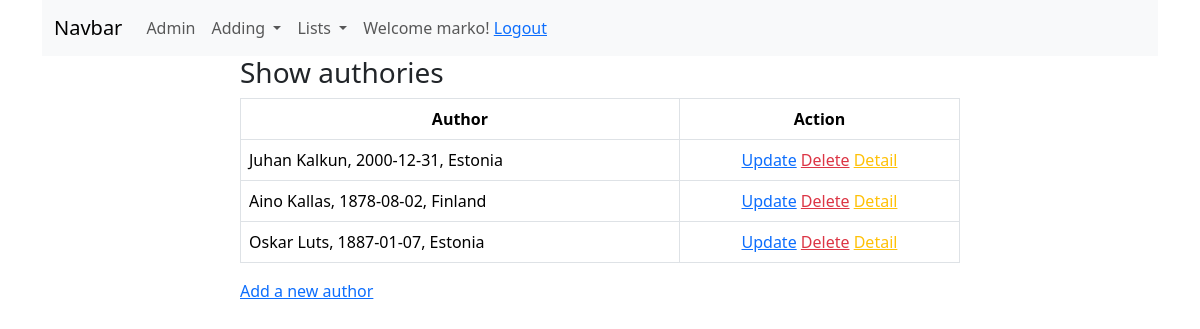
Page /booksapp/author_list/ (signed in) on the committed database.
### booksapp/models.py (models this page shows)
class Author(models.Model):
    firstname = models.CharField(max_length=25, validators=[MinLengthValidator(2)])
    lastname = models.CharField(max_length=25, validators=[MinLengthValidator(2)])
    birth = models.DateField(null=True, blank=True)
    country = models.ForeignKey(Country, on_delete=models.SET_NULL, null=True)
    class Meta:
        ordering = ['lastname', 'firstname']
    def fullname(self):
        return f'{self.firstname} {self.lastname}'
    def __str__(self):
        return f'{self.fullname()}, {self.birth}, {self.country}'

class Country(models.Model):
    country = models.CharField(max_length=50,
                               validators=[MinLengthValidator(3)])
    class Meta:
        verbose_name_plural = 'countries'
    def __str__(self):
        return self.country

### booksapp/views.py (the view)
# urls.py: path('author_list/', views.AuthorListView.as_view(), name='author_list'),  # Author List View
class AuthorListView(ListView):
    model = Author

### booksapp/templates/booksapp/author_list.html
{% extends 'base.html' %}
{% block content %}
	<div class="container">
        <div class="row">
            <div class="col-8 mx-auto">
                <h3>Show authories</h3>
                <table class="table table-bordered table-hover">
                    <thead>
                        <tr class="text-center">
                            <th>Author</th>
                            <th>Action</th>
                        </tr>
                    </thead>
                    <tbody>
                        {% for author in object_list %}
                            <tr>
                                <td>{{ author }}</td>
                                <td class="text-center">
                                    {% if user.is_authenticated %}
                                        <a href="{% url 'booksapp:author_update' pk=author.id %}">Update</a>
                                        <a href="{% url 'booksapp:author_delete' pk=author.id %}" class="text-danger">Delete</a>
                                    {% endif %}
                                    <a href="{% url 'booksapp:author_detail' pk=author.id %}" class="text-warning">Detail</a>
                                </td>
                            </tr>
                        {% endfor %}
                    </tbody>
                </table>
                <a href="{% url 'booksapp:author_create' %}">Add a new author</a>
            </div>
        </div>
    </div>
{% endblock %}

### templates/menu.html (shortened to what this page needs)
<nav class="navbar navbar-expand-lg bg-body-tertiary">
  <div class="container-fluid">
    <a class="navbar-brand" href="{% url 'booksapp:index' %}">Navbar</a>
    <div class="collapse navbar-collapse" id="navbarNavDropdown">
      <ul class="navbar-nav">
        <li class="nav-item">
          <a class="nav-link" href="/admin">Admin</a>
        </li>
      {% if user.is_authenticated %}
        <li class="nav-item dropdown">
          <a class="nav-link dropdown-toggle" href="#" role="button" data-bs-toggle="dropdown" aria-expanded="false">
            Adding
          </a>
        </li>
        {% endif %}
          <li class="nav-item dropdown">
          <a class="nav-link dropdown-toggle" href="#" role="button" data-bs-toggle="dropdown" aria-expanded="false">
            Lists
          </a>
        </li>
           {% if user.is_authenticated %}
                <span class="nav-link">Welcome {{ user.username }}! <a href="{% url 'logout' %}">Logout</a></span>
           {% else %}
                <span class="nav-link">Welcome guest! <a href="{% url 'login' %}">Login</a></span>
           {% endif %}
      </ul>
    </div>
  </div>
</nav>

### rows in the picture
Author: firstname+lastname+birth "Juhan Kalkun, 2000-12-31, Estonia"
Author: firstname+lastname+birth "Aino Kallas, 1878-08-02, Finland"
Author: firstname+lastname+birth "Oskar Luts, 1887-01-07, Estonia"

### other values in the picture
{{ user.username }} "marko"
